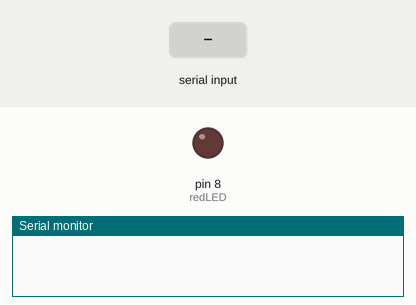
Recording of a sketch running on a simulated Arduino Uno, built with avr-gcc and run on an emulated ATmega328P. On the bench: output pins drawn as LEDs (lit = HIGH), the last lines printed to the serial monitor. The inputs (shaded band) are chosen by the test bench.

Above: at 1.2 s.
1.3 s: "1" received over Serial
At 2.5 s:
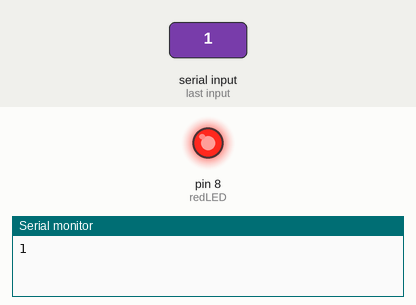
2.8 s: "0" received over Serial
At 3.9 s:
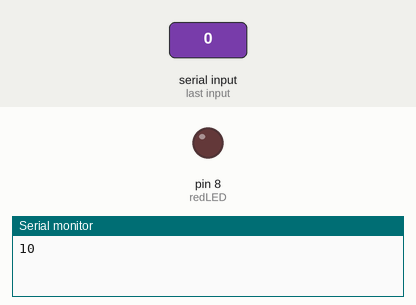
Timing chart, 0 to 5.8 s (numbered marks = the images above; inputs shaded):
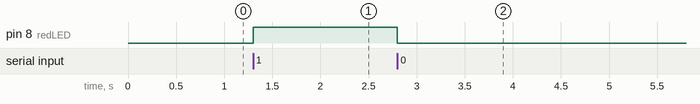

Measured:
- after the input at 1.3 s, pin 8 (redLED): LOW → HIGH at once
- after the input at 2.8 s, pin 8 (redLED): HIGH → LOW at once

The sketch:

led-bluetooth.ino
```cpp
char incoming_value = 0;
int redLED = 8;


void setup() {
  Serial.begin(9600);
  pinMode(redLED, OUTPUT);

}

void loop() {

  if (Serial.available() > 0) {

    incoming_value = Serial.read();
    Serial.print(incoming_value);
    if (incoming_value == '1')
      digitalWrite(redLED, HIGH);
    else if (incoming_value == '0')
      digitalWrite(redLED, LOW);
  }

}
```
